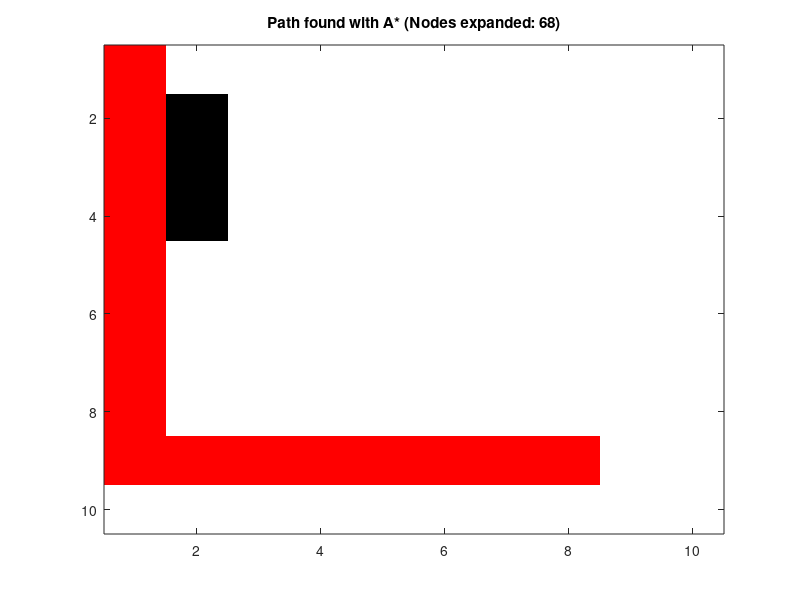

The MATLAB source for this figure:

function robot_simulation
    % Define the grid size and the obstacles
    gridSize = [10, 10];
    obstacleCoords = [2, 2; 2, 3; 2, 4]; % Obstacles defined as x, y
    startCoord = [1, 1]; % Start defined as x, y
    goalCoord = [8, 9]; % Goal defined as x, y
    
    % Convert the obstacle coordinates to linear indices
    obstacles = sub2ind(gridSize, obstacleCoords(:,2), obstacleCoords(:,1));
    
    % Perform A* search
    [path, numExpanded] = astar(gridSize, obstacles, startCoord, goalCoord);
    
    % Visualize the results
    map = zeros(gridSize);
    map(obstacles) = 1; % Mark obstacles
    pathInd = sub2ind(gridSize, path(:,2), path(:,1));
    map(pathInd) = 2; % Mark the path
    
    imagesc(map);
    colormap([1 1 1; 0 0 0; 1 0 0]); % White for empty, Black for obstacles, Red for path
    title(sprintf('Path found with A* (Nodes expanded: %d)', numExpanded));
end

function [path, numExpanded] = astar(gridSize, obstacles, startCoord, goalCoord)
    % A* path planning
    
    % Convert coordinates to linear indices
    startInd = sub2ind(gridSize, startCoord(2), startCoord(1));
    goalInd = sub2ind(gridSize, goalCoord(2), goalCoord(1));
    
    % Initialize open and closed lists
    openList = startInd;
    cameFrom = zeros(1, prod(gridSize)); % Track the path
    gScore = inf(1, prod(gridSize));
    gScore(startInd) = 0;
    fScore = inf(1, prod(gridSize));
    fScore(startInd) = heuristic(startCoord, goalCoord);
    
    numExpanded = 0;
    
    while ~isempty(openList)
        % Find the node in the open list with the lowest f score
        [~, currentIndex] = min(fScore(openList));
        currentInd = openList(currentIndex);
        
        % Check if we've reached the goal
        if currentInd == goalInd
            path = reconstruct_path(cameFrom, currentInd, gridSize);
            return;
        end
        
        % Move current node from open to closed list
        openList(currentIndex) = [];
        numExpanded = numExpanded + 1;
        
        % Get neighbors
        neighbors = get_neighbors(currentInd, gridSize, obstacles);
        
        for neighborInd = neighbors
            % Tentative g score
            tentativeGScore = gScore(currentInd) + 1;
            
            if tentativeGScore < gScore(neighborInd)
                % This path to neighbor is better than any previous one
                cameFrom(neighborInd) = currentInd;
                gScore(neighborInd) = tentativeGScore;
                
                % Correct handling of ind2sub for heuristic calculation
                [neighborRow, neighborCol] = ind2sub(gridSize, neighborInd);
                neighborCoord = [neighborCol, neighborRow];
                
                fScore(neighborInd) = gScore(neighborInd) + heuristic(neighborCoord, goalCoord);
                
                if ~ismember(neighborInd, openList)
                    openList = [openList neighborInd]; % Add to open list
                end
            end
        end
    end
    
    % If we get here, no path was found
    path = [];
    numExpanded = -1;
end

function h = heuristic(nodeCoord, goalCoord)
    % Manhattan distance
    h = abs(nodeCoord(1) - goalCoord(1)) + abs(nodeCoord(2) - goalCoord(2));
end

function path = reconstruct_path(cameFrom, currentInd, gridSize)
    % Reconstruct the path from goal to start
    path = [];
    while currentInd ~= 0
        [i, j] = ind2sub(gridSize, currentInd);
        path = [j, i; path]; % Prepend to path with correct order
        currentInd = cameFrom(currentInd);
    end
end

function neighbors = get_neighbors(ind, gridSize, obstacles)
    % Get valid neighbors for the current node
    [i, j] = ind2sub(gridSize, ind);
    neighborOffsets = [-1, 0; 1, 0; 0, -1; 0, 1]; % 4-connected grid
    neighbors = [];
    for k = 1:size(neighborOffsets, 1)
        ni = i + neighborOffsets(k, 1);
        nj = j + neighborOffsets(k, 2);
        if ni > 0 && nj > 0 && ni <= gridSize(1) && nj <= gridSize(2)
            neighborInd = sub2ind(gridSize, ni, nj);
            if ~ismember(neighborInd, obstacles)
                neighbors = [neighbors, neighborInd];
            end
        end
    end
end
